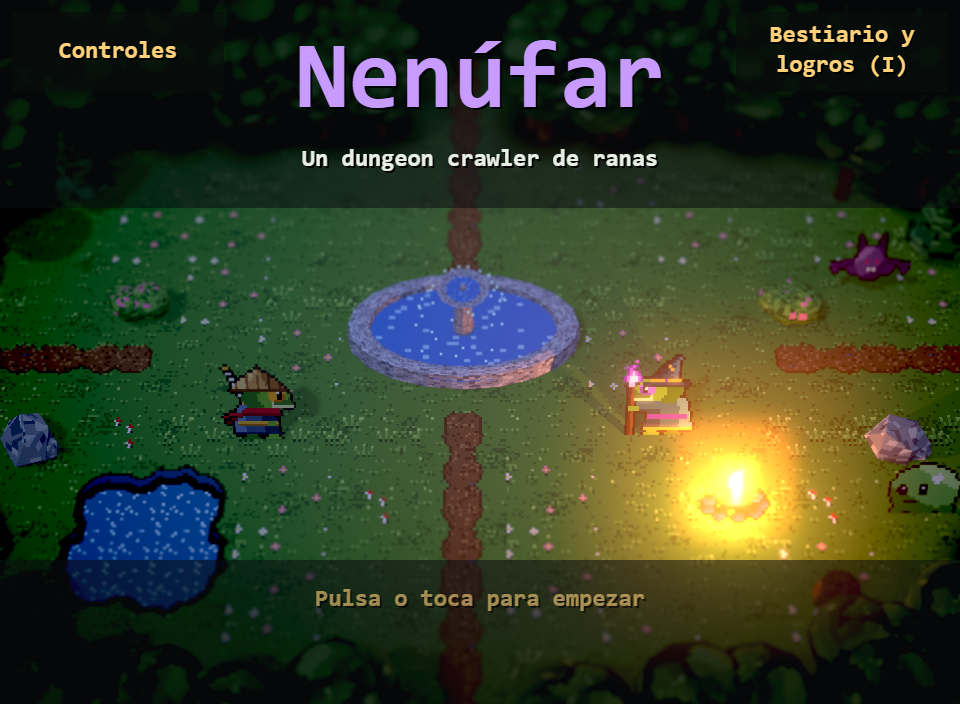
#> input picture docs/capturas/portada.png, 960 x 704 px, found by its file name
$ python portada.py
#> lines starting #> are read from the running program, lines starting #| are printed output that depends on the picture
"""Portada del juego: imagen para compartir el enlace (og.png, 1200x630) e icono de la pestaña.

Parte del fondo de la portada (la sala de descanso del Bosque, sin personajes) y de los sprites de
las ranas y los monstruos. Uso (desde la raíz del repo): python tools/generadores/portada.py
"""
import os

from PIL import Image, ImageEnhance

HERE = os.path.dirname(os.path.abspath(__file__))
REPO = os.path.abspath(os.path.join(HERE, "..", ".."))
PUBLIC = os.path.join(REPO, "public")
SPRITES = os.path.join(PUBLIC, "assets", "sprites")
S = 32


def fotograma(hoja, fila, col, tam=S):
    return Image.open(os.path.join(SPRITES, hoja)).convert("RGBA").crop((col * tam, fila * tam, (col + 1) * tam, (fila + 1) * tam))


def pegar(fondo, sprite, escala, pie_x, pie_y, ancla_y):
    """Pega un sprite escalado con sus pies (ancla) en (pie_x, pie_y)."""
    grande = sprite.resize((sprite.width * escala, sprite.height * escala), Image.NEAREST)
    fondo.alpha_composite(grande, (pie_x - grande.width // 2, pie_y - ancla_y * escala))


def main():
    sala = Image.open(os.path.join(PUBLIC, "assets", "portada.png")).convert("RGBA")
    # Imagen para compartir: la sala a ×3, algo oscurecida, con las ranas junto a la fuente.
    fondo = sala.resize((sala.width * 3, sala.height * 3), Image.NEAREST)
    fondo = ImageEnhance.Brightness(fondo).enhance(0.7)
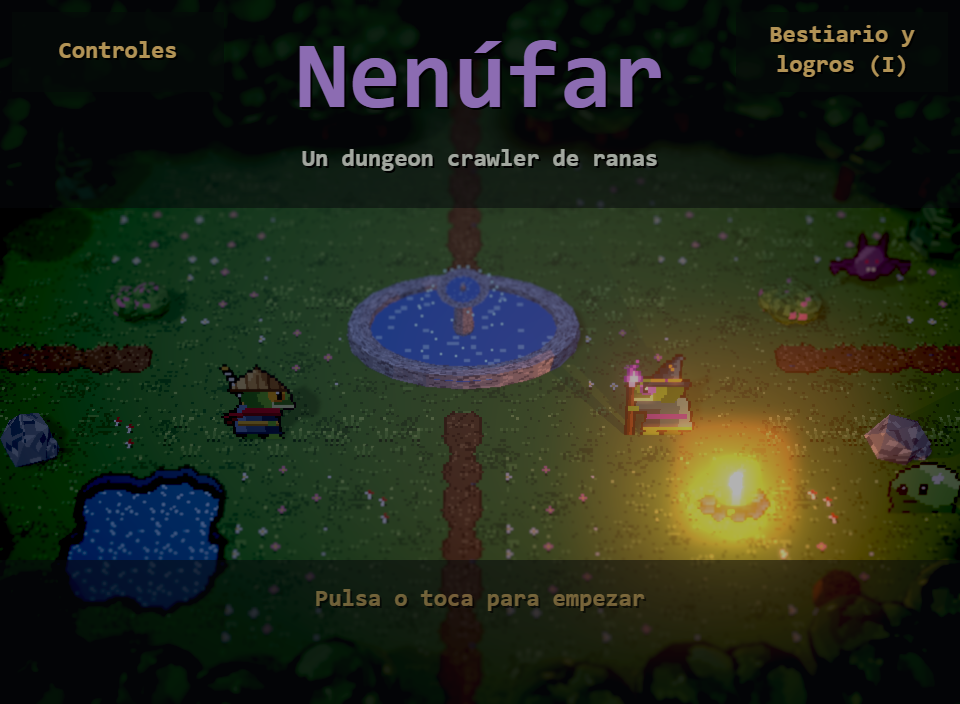
#> fondo: PIL image 2880x2112 RGBA (shown at 1/3 size); mean R, G, B, A 33.9, 41.3, 26.3, 255
    pegar(fondo, fotograma("rana_ronin.png", 2, 0), 6, 498, 640, 30)  # mirando a la derecha
    pegar(fondo, fotograma("rana_maga.png", 1, 0), 6, 942, 640, 30)  # mirando a la izquierda
    pegar(fondo, fotograma("monstruos/limo.png", 1, 0), 4, 1180, 760, 30)
    pegar(fondo, fotograma("monstruos/murcielago.png", 0, 0), 4, 1110, 430, 30)
    x0 = (fondo.width - 1200) // 2
    fondo.crop((x0, 240, x0 + 1200, 240 + 630)).convert("RGB").save(os.path.join(PUBLIC, "og.png"))

    # Icono: la cabeza de la ronin de frente, a 64x64.
    cara = fotograma("rana_ronin.png", 0, 0)
    cara = cara.crop(cara.getbbox()).crop((0, 0, cara.getbbox()[2] - cara.getbbox()[0], 22))
    lado = max(cara.size)
    icono = Image.new("RGBA", (lado, lado), (0, 0, 0, 0))
    icono.alpha_composite(cara, ((lado - cara.width) // 2, (lado - cara.height) // 2))
    icono.resize((64, 64), Image.NEAREST).save(os.path.join(PUBLIC, "favicon.png"))
    print("ok: og.png, favicon.png")


if __name__ == "__main__":
#> (the run stopped early here; a loop or call above may not have finished)

$ run again, with docs/capturas/bestiario.png copied over docs/capturas/portada.png
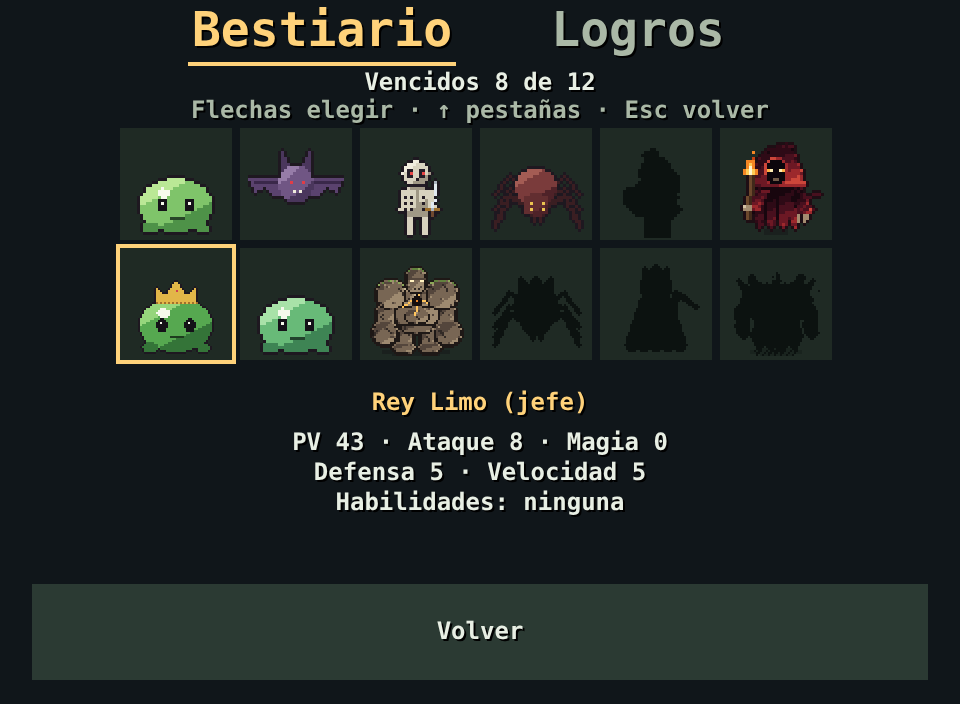
#> input picture docs/capturas/bestiario.png, 960 x 704 px, found by its file name
#> in main, `fondo = ImageEnhance.Brightness(fondo).enhance(0.7)`:
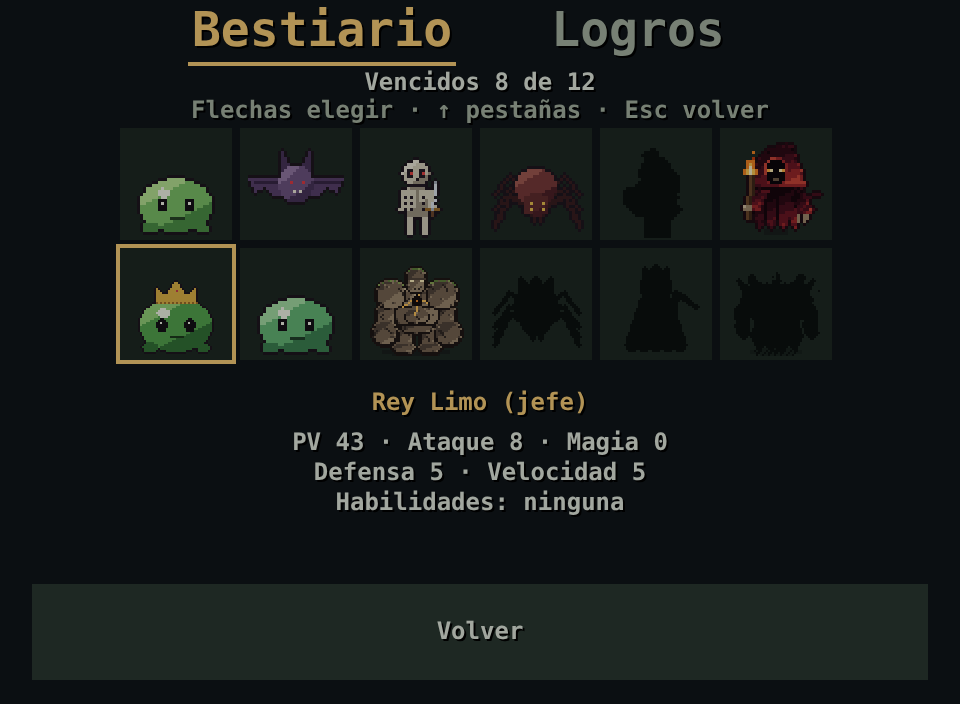
#> fondo: PIL image 2880x2112 RGBA (shown at 1/3 size); mean R, G, B, A 21.8, 26.6, 25.6, 255

$ run again, with docs/capturas/combate.png copied over docs/capturas/portada.png
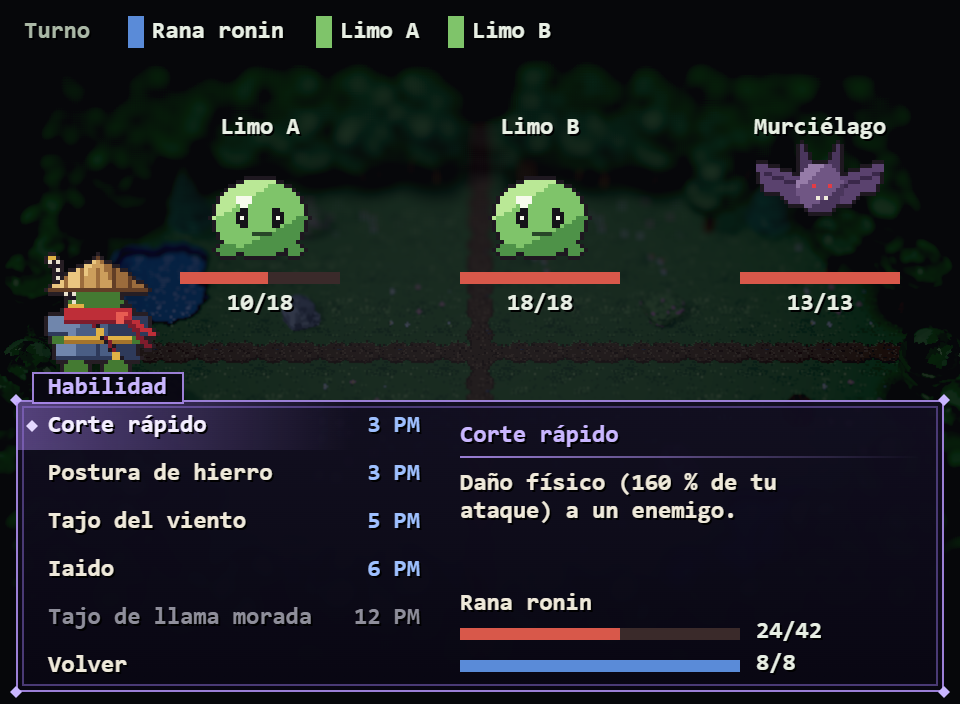
#> input picture docs/capturas/combate.png, 960 x 704 px, found by its file name
#> in main, `fondo = ImageEnhance.Brightness(fondo).enhance(0.7)`:
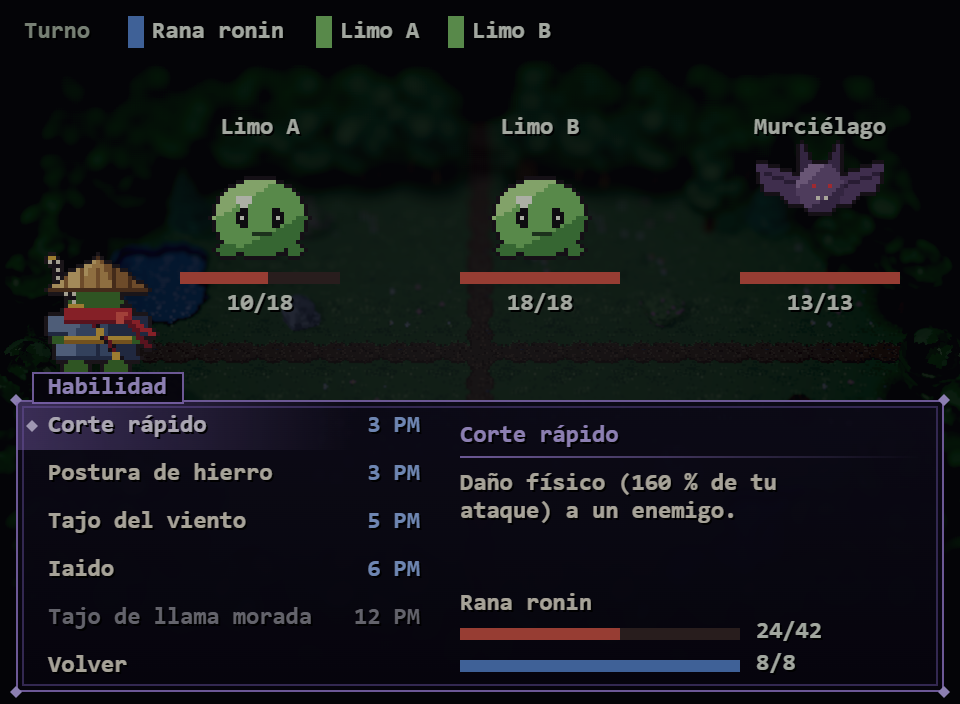
#> fondo: PIL image 2880x2112 RGBA (shown at 1/3 size); mean R, G, B, A 19, 21.3, 23.9, 255

$ run again, with docs/capturas/cripta.png copied over docs/capturas/portada.png
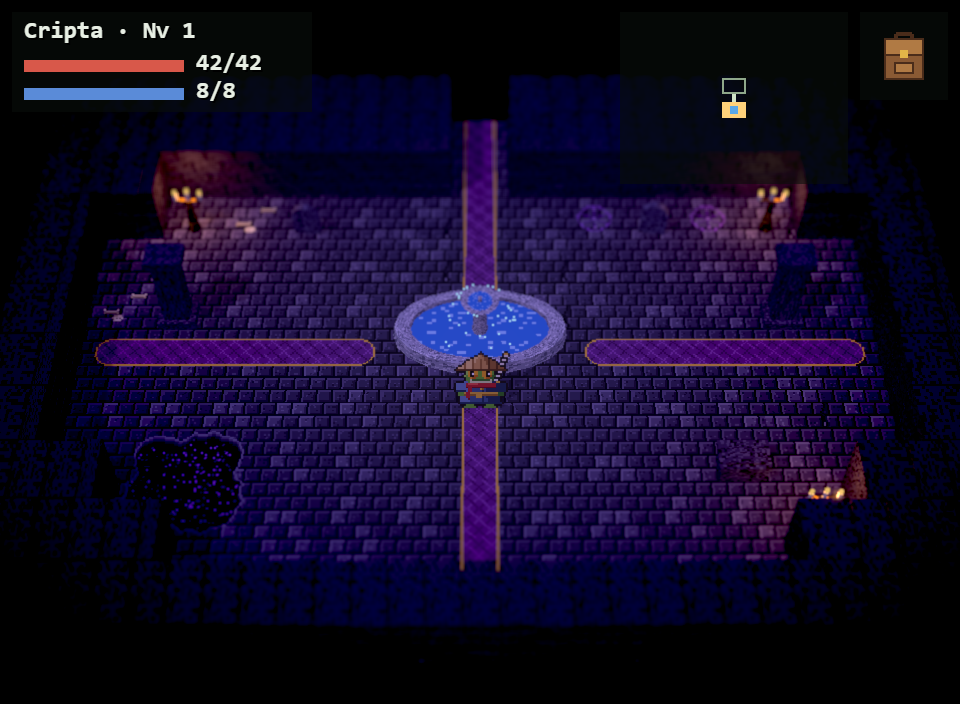
#> input picture docs/capturas/cripta.png, 960 x 704 px, found by its file name
#> in main, `fondo = ImageEnhance.Brightness(fondo).enhance(0.7)`:
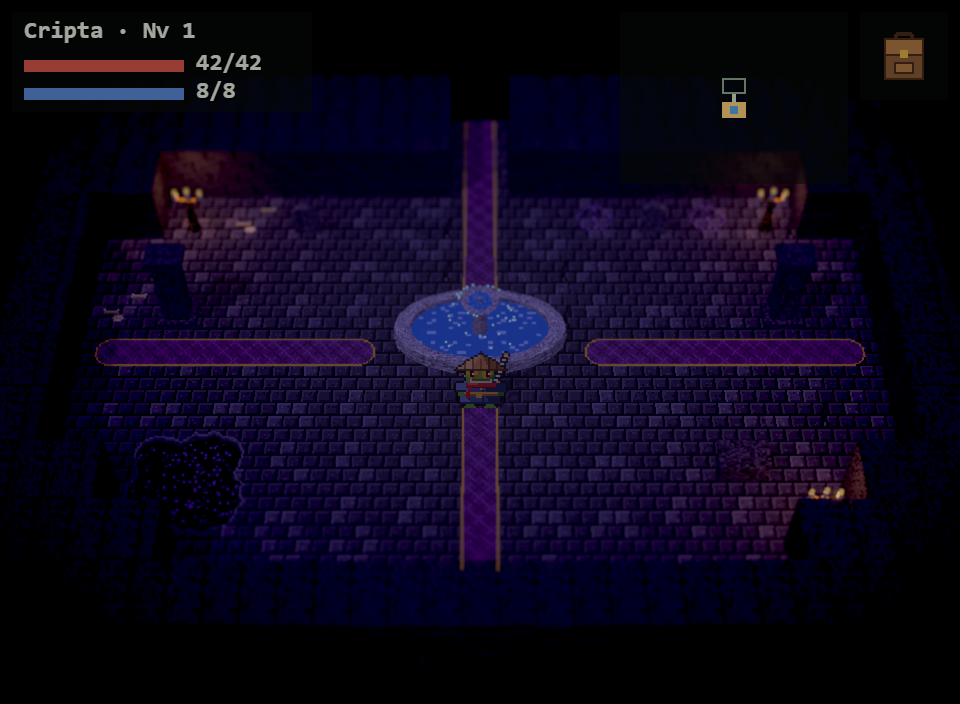
#> fondo: PIL image 2880x2112 RGBA (shown at 1/3 size); mean R, G, B, A 12, 6.8, 26.8, 255
